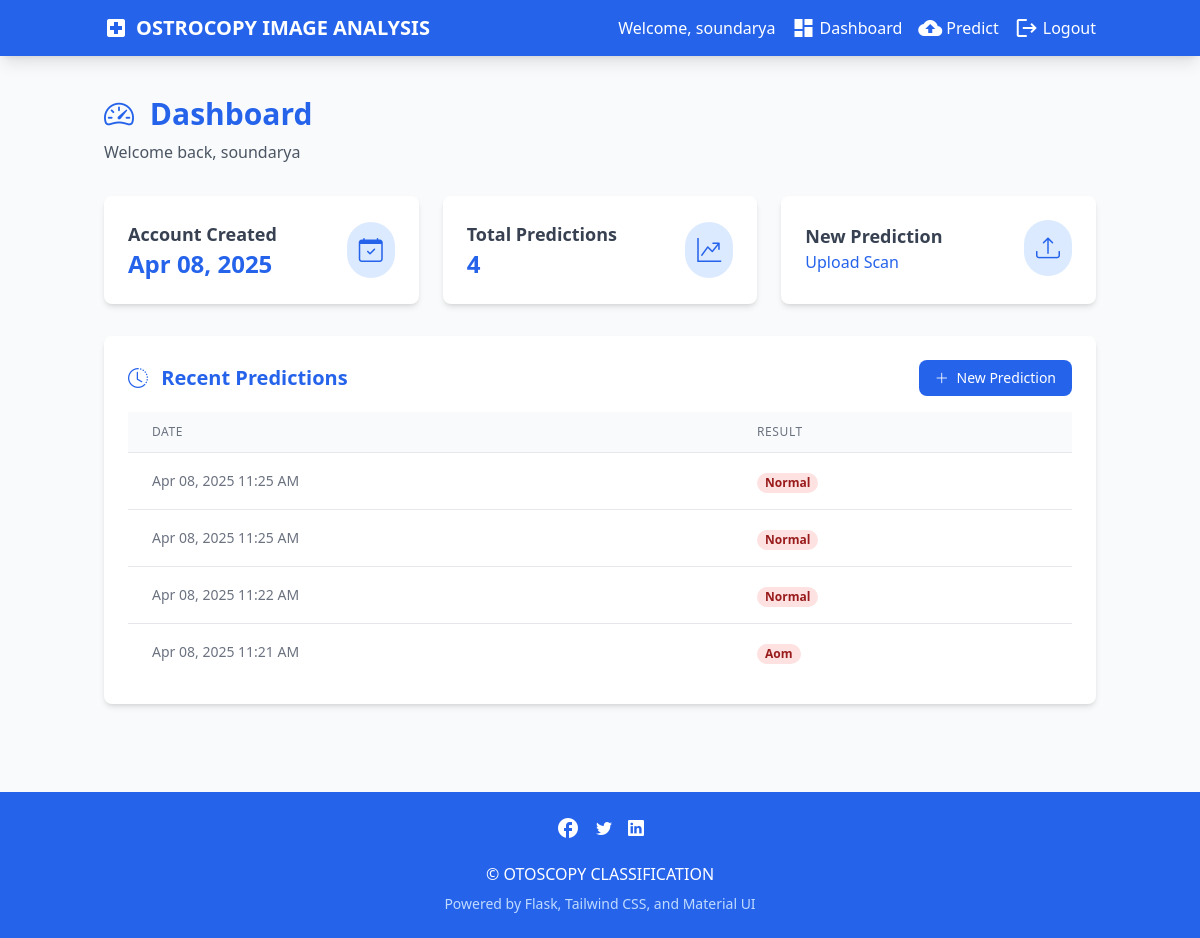
The page /dashboard (signed in) on the database its author committed.
### app.py (models this page shows, shortened)
class User(db.Model):
    id = db.Column(db.Integer, primary_key=True)
    username = db.Column(db.String(80), unique=True, nullable=False)
    email = db.Column(db.String(120), unique=True, nullable=False)
    password_hash = db.Column(db.String(128))
    created_at = db.Column(db.DateTime, default=datetime.utcnow)

class Prediction(db.Model):
    id = db.Column(db.Integer, primary_key=True)
    user_id = db.Column(db.Integer, db.ForeignKey('user.id'), nullable=False)
    image_path = db.Column(db.String(255), nullable=False)
    prediction_result = db.Column(db.String(50), nullable=False)
    timestamp = db.Column(db.DateTime, default=datetime.utcnow)
    user = db.relationship('User', backref=db.backref('predictions', lazy=True))

### app.py (the view)
@app.route('/dashboard')
def dashboard():
    if 'user_id' not in session:
        return redirect(url_for('login'))
    user = User.query.get(session['user_id'])
    predictions = Prediction.query.filter_by(user_id=user.id).order_by(Prediction.timestamp.desc()).limit(5).all()
    return render_template('dashboard.html', user=user, predictions=predictions)

### templates/dashboard.html (shortened to what this page needs)
{% extends "base.html" %}
{% block content %}
<div class="mb-8">
    <h1 class="text-3xl font-bold text-blue-600 mb-2">
        <i class="bi bi-speedometer2 mr-2"></i> Dashboard
    </h1>
    <p class="text-gray-600">Welcome back, {{ user.username }}</p>
</div>
<div class="grid grid-cols-1 md:grid-cols-3 gap-6 mb-8">
    <div class="bg-white p-6 rounded-lg shadow-md">
        <div class="flex items-center justify-between">
            <div>
                <h3 class="text-lg font-semibold text-gray-700">Account Created</h3>
                <p class="text-2xl font-bold text-blue-600">{{ user.created_at.strftime('%b %d, %Y') }}</p>
            </div>
            <div class="bg-blue-100 text-blue-600 p-3 rounded-full">
                <i class="bi bi-calendar-check text-2xl"></i>
            </div>
        </div>
    </div>
    <div class="bg-white p-6 rounded-lg shadow-md">
        <div class="flex items-center justify-between">
            <div>
                <h3 class="text-lg font-semibold text-gray-700">Total Predictions</h3>
                <p class="text-2xl font-bold text-blue-600">{{ predictions|length }}</p>
            </div>
            <div class="bg-blue-100 text-blue-600 p-3 rounded-full">
                <i class="bi bi-graph-up-arrow text-2xl"></i>
            </div>
        </div>
    </div>
    <div class="bg-white p-6 rounded-lg shadow-md">
        <div class="flex items-center justify-between">
            <div>
                <h3 class="text-lg font-semibold text-gray-700">New Prediction</h3>
                <a href="{{ url_for('predict_route') }}" class="text-blue-600 hover:text-blue-800 font-medium">Upload Scan</a>
            </div>
            <div class="bg-blue-100 text-blue-600 p-3 rounded-full">
                <i class="bi bi-upload text-2xl"></i>
            </div>
        </div>
    </div>
</div>
<div class="bg-white rounded-lg shadow-md p-6 mb-8">
    <div class="flex justify-between items-center mb-4">
        <h2 class="text-xl font-bold text-blue-600">
            <i class="bi bi-clock-history mr-2"></i> Recent Predictions
        </h2>
        <a href="{{ url_for('predict_route') }}" class="bg-blue-600 hover:bg-blue-700 text-white px-4 py-2 rounded-lg text-sm font-medium transition">
            <i class="bi bi-plus-lg mr-1"></i> New Prediction
        </a>
    </div>
    {% if predictions %}
    <div class="overflow-x-auto">
        <table class="min-w-full divide-y divide-gray-200">
            <thead class="bg-gray-50">
                <tr>
                    <th class="px-6 py-3 text-left text-xs font-medium text-gray-500 uppercase tracking-wider">Date</th>
                    <th class="px-6 py-3 text-left text-xs font-medium text-gray-500 uppercase tracking-wider">Result</th>
                </tr>
            </thead>
            <tbody class="bg-white divide-y divide-gray-200">
                {% for prediction in predictions %}
                <tr>
                    <td class="px-6 py-4 whitespace-nowrap text-sm text-gray-500">
                        {{ prediction.timestamp.strftime('%b %d, %Y %I:%M %p') }}
                    </td>
                    <td class="px-6 py-4 whitespace-nowrap">
                        <span class="px-2 inline-flex text-xs leading-5 font-semibold rounded-full
                                    {% if prediction.prediction_result == 'Normal' %}bg-green-100 text-green-800
                                    {% else %}bg-red-100 text-red-800{% endif %}">
                            {{ prediction.prediction_result.replace('_', ' ').title() }}
                        </span>
                    </td>
                </tr>
                {% endfor %}
            </tbody>
        </table>
    </div>
    {% else %}
    <div class="text-center py-8">
        <i class="bi bi-database-exclamation text-4xl text-gray-400 mb-2"></i>
        <p class="text-gray-500">No predictions yet. Upload our ear infection.</p>
    </div>
    {% endif %}
</div>
{% endblock %}

### templates/base.html (shortened to what this page needs)
<!DOCTYPE html>
<html lang="en">
<head>
    <script src="https://cdn.tailwindcss.com"></script>
    <link rel="stylesheet" href="https://cdn.jsdelivr.net/npm/bootstrap-icons@1.11.3/font/bootstrap-icons.min.css">
    <link href="https://cdn.jsdelivr.net/npm/@mui/material@5.14.2/umd/material-ui.min.css" rel="stylesheet">
</head>
<body class="bg-gray-50 min-h-screen flex flex-col">
    <nav class="bg-blue-600 text-white shadow-lg">
        <div class="container mx-auto px-4 py-3 flex justify-between items-center">
            <a href="{{ url_for('home') }}" class="flex items-center space-x-2">
                <i class="material-icons text-2xl">local_hospital</i>
                <span class="text-xl font-bold">OSTROCOPY IMAGE ANALYSIS </span>
            </a>
            <div class="flex items-center space-x-4">
                {% if 'user_id' in session %}
                    <span class="hidden md:inline">Welcome, {{ session['username'] }}</span>
                    <a href="{{ url_for('dashboard') }}" class="hover:text-blue-200 transition-all flex items-center">
                        <i class="material-icons mr-1">dashboard</i> Dashboard
                    </a>
                    <a href="{{ url_for('predict_route') }}" class="hover:text-blue-200 transition-all flex items-center">
                        <i class="material-icons mr-1">cloud_upload</i> Predict
                    </a>
                    <a href="{{ url_for('logout') }}" class="hover:text-blue-200 transition-all flex items-center">
                        <i class="material-icons mr-1">logout</i> Logout
                    </a>
                {% endif %}
            </div>
        </div>
    </nav>
    <main class="flex-grow container mx-auto px-4 py-6">
        {% block content %}{% endblock %}
    </main>
    <footer class="bg-blue-600 text-white py-6 mt-8">
        <div class="container mx-auto px-4 text-center">
            <div class="flex justify-center space-x-4 mb-4">
                <a href="#" class="hover:text-blue-200 transition-all">
                    <i class="material-icons">facebook</i>
                </a>
                <a href="#" class="hover:text-blue-200 transition-all">
                    <i class="bi bi-twitter"></i>
                </a>
                <a href="#" class="hover:text-blue-200 transition-all">
                    <i class="bi bi-linkedin"></i>
                </a>
            </div>
            <p>&copy; OTOSCOPY CLASSIFICATION</p>
            <p class="text-sm mt-2 text-blue-200">Powered by Flask, Tailwind CSS, and Material UI</p>
        </div>
    </footer>
</body>
</html>

### templates/base.html (style rules this page uses)
.transition-all { transition-property: all; transition-timing-function: cubic-bezier(0.4, 0, 0.2, 1); transition-duration: 150ms; }

### rows shown on the page
User: username "soundarya", created_at "Apr 08, 2025"
Prediction: timestamp "Apr 08, 2025 11:25 AM", prediction_result.replace "Normal"
Prediction: timestamp "Apr 08, 2025 11:25 AM", prediction_result.replace "Normal"
Prediction: timestamp "Apr 08, 2025 11:22 AM", prediction_result.replace "Normal"
Prediction: timestamp "Apr 08, 2025 11:21 AM", prediction_result.replace "Aom"

### other values the page prints
{{ predictions|length }} "4"
